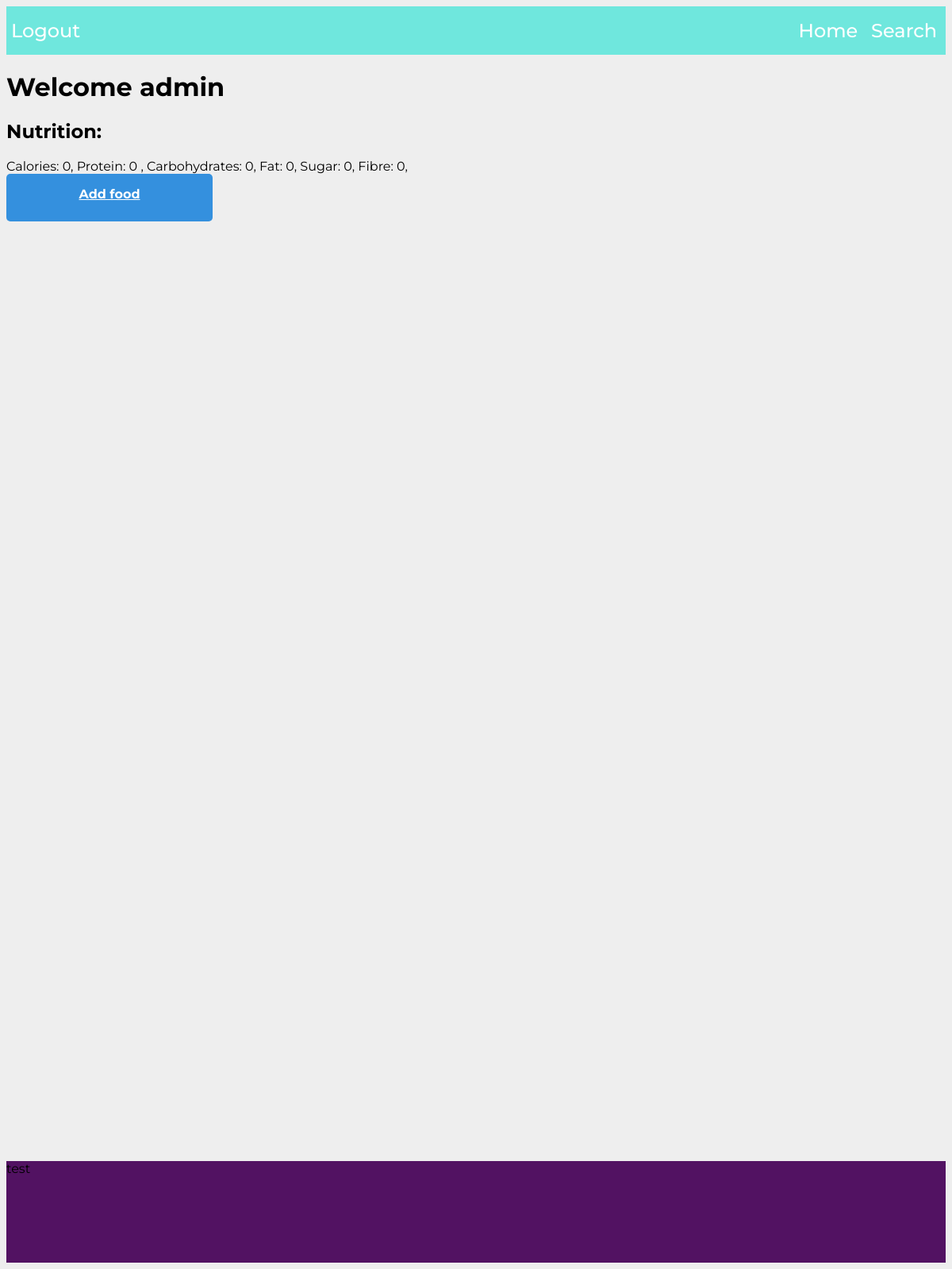
Before: /kcaljournal/ (signed in) with the older database file.
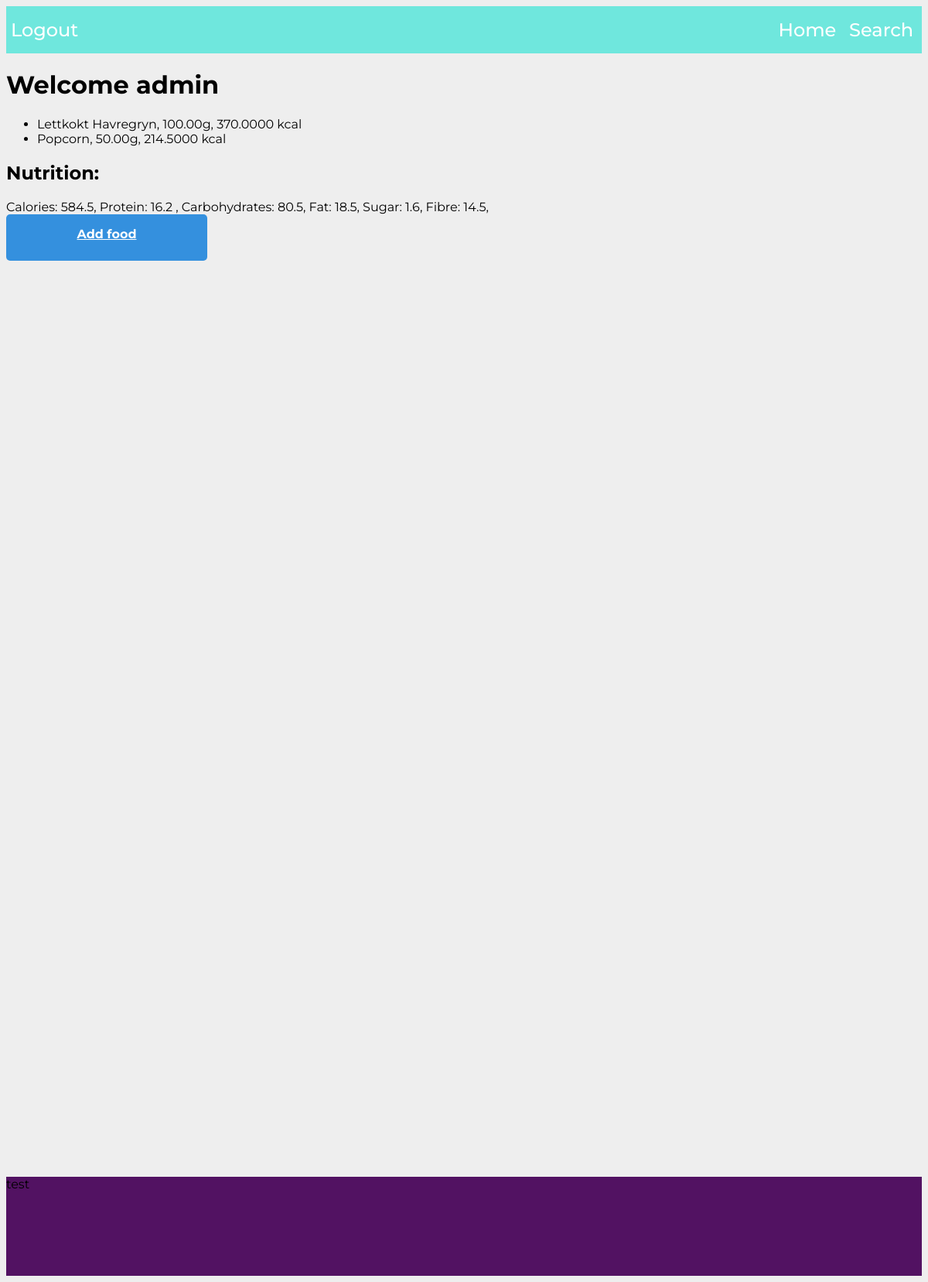
After: the same page with the newer database file.
### kcaljournal/models.py (models this page shows)
class Fooditem(models.Model):
    name = models.CharField(max_length=50)
    producer = models.CharField(max_length=50, blank=True)
    description = models.CharField(max_length=200, blank=True)
    calories = models.DecimalField(decimal_places=2, max_digits=6, blank=True)
    protein = models.DecimalField(decimal_places=2, max_digits=6, blank=True)
    carbohydrates = models.DecimalField(decimal_places=2, max_digits=6, blank=True)
    fat = models.DecimalField(decimal_places=2, max_digits=6, blank=True)
    sugar = models.DecimalField(decimal_places=2, max_digits=6, blank=True)
    fibre = models.DecimalField(decimal_places=2, max_digits=6, blank=True)
    def __str__(self):
        return self.name

class FoodEntry(models.Model):
    journal = models.ForeignKey(Journal, on_delete=models.PROTECT)
    food = models.ForeignKey(Fooditem, on_delete=models.PROTECT)
    amount = models.DecimalField(decimal_places=2, max_digits=6, blank=True)
    date = models.DateField()
    def get_nutrition(self):
        nutrition = {
        'calories' : self.food.calories * (self.amount/100),
        'protein' : self.food.protein * (self.amount/100),
        'carbohydrates' : self.food.carbohydrates * (self.amount/100),
        'fat' : self.food.fat * (self.amount/100),
        'sugar' : self.food.sugar * (self.amount/100),
        'fibre' : self.food.fibre * (self.amount/100),
        }
        return nutrition
    def list_food(entries):
        output = []
        for i in entries:
            nutritional_values = i.get_nutrition()
            output.extend([[str(i.food),
            i.amount,
            nutritional_values['calories'],
            nutritional_values['protein'],
            nutritional_values['carbohydrates'],
            nutritional_values['fat'],
            nutritional_values['sugar'],
            nutritional_values['fibre']]])
        return output

### kcaljournal/views.py (the view)
# urls.py: path('', views.journal, name='journal'),
@login_required
def journal(request):
    user_diary = Journal.objects.get(user=request.user)
    food_entries = list(user_diary.get_food(date=TODAY))
    nutritional_values = FoodEntry.list_food(food_entries)
    context = {
        'user':request.user.is_authenticated,
        'username':request.user.username,
        'food':food_entries,
        'nutritional_values':nutritional_values,
        'totals':user_diary.calculate_nutrition(TODAY)
    }
    return render(request, "kcaljournal/index.html", context)

### kcaljournal/models.py (called while the page is built)
    def get_food(self, date):
        return FoodEntry.objects.filter(journal=self, date=date)

    def calculate_nutrition(self, date):
        totals = [0,0,0,0,0,0]
        food_entries = list(self.get_food(date))
        nutritional_values = FoodEntry.list_food(food_entries)
        for i in nutritional_values:
            for j in range(2,8):
                totals[j - 2] += float(i[j])
        return totals

### templates/kcaljournal/index.html
{% extends 'base.html' %}
{% block css %}{{block.super}}
{% load static %}
<link rel="stylesheet" href="{% static 'style.css' %}">
{% endblock %}
{% block content %}
<h1>Welcome {{ username }}</h1>
<ul>
    {% for item in nutritional_values %}
        <li>{{ item.0 }}, {{ item.1 }}g, {{ item.2 }} kcal</li>
        {% endfor %}
</ul>
<h2>Nutrition: </h2>
<a> Calories: {{ totals.0 }}, Protein: {{ totals.1 }} , Carbohydrates: {{ totals.2 }}, Fat:
    {{ totals.3 }}, Sugar: {{ totals.4 }}, Fibre: {{ totals.5 }},</a>
    <a class="register_food_btn" href="add_entry/">Add food</a>
{% endblock %}

Changed rows visible on the page:
now on this page (row unchanged): Fooditem: name "Lettkokt Havregryn"
added FoodEntry: amount "100.00"
now on this page (row unchanged): Fooditem: name "Popcorn"
added FoodEntry: amount "50.00"
Other visible differences:
{{ totals.0 }}: "0" → "584.5"
{{ totals.1 }}: "0" → "16.2"
{{ totals.2 }}: "0" → "80.5"
{{ totals.3 }}: "0" → "18.5"
{{ totals.4 }}: "0" → "1.6"
{{ totals.5 }}: "0" → "14.5"
new list line: ", g, 370.0000 kcal"
new list line: ", g, 214.5000 kcal"
